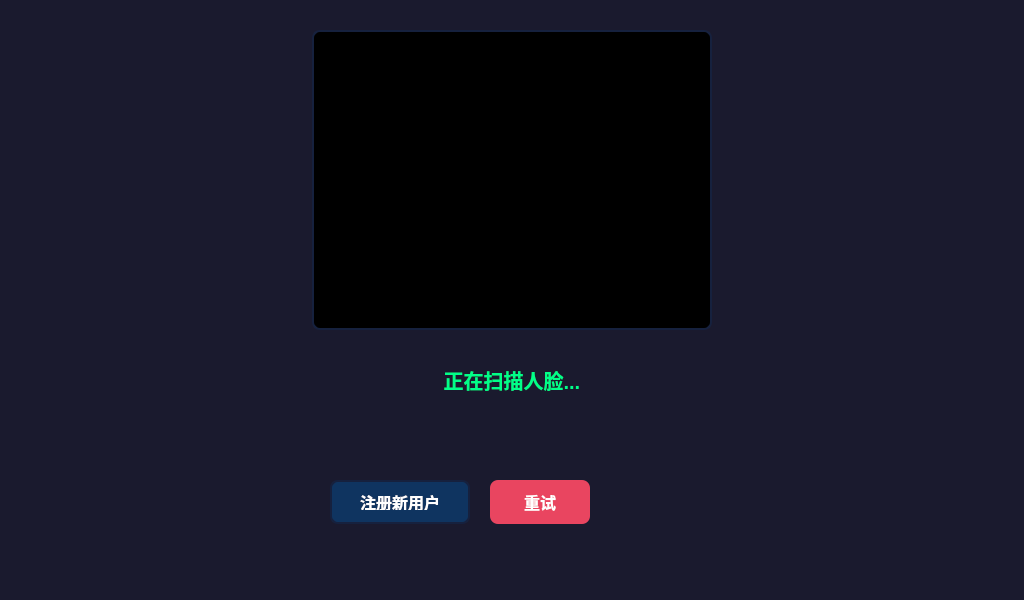
<?xml version="1.0" encoding="UTF-8"?>
<ui version="4.0">
 <class>LoginDlg</class>
 <widget class="QDialog" name="LoginDlg">
  <property name="geometry">
   <rect>
    <x>0</x>
    <y>0</y>
    <width>1024</width>
    <height>600</height>
   </rect>
  </property>
  <property name="windowTitle">
   <string>人脸识别登录</string>
  </property>
  <property name="styleSheet">
   <string notr="true">
QDialog#LoginDlg {
    background-color: #1a1a2e;
}
QFrame#cameraFrame {
    background-color: #000000;
    border: 2px solid #16213e;
    border-radius: 8px;
}
QLabel {
    color: #ffffff;
    font-size: 16px;
    background: transparent;
}
QPushButton {
    color: #ffffff;
    font-size: 16px;
    font-weight: bold;
    border: none;
    border-radius: 8px;
    padding: 12px 24px;
}
QPushButton#registerBt {
    background: #0f3460;
    border: 2px solid #16213e;
}
QPushButton#registerBt:hover {
    background: #16213e;
}
QPushButton#retryBt {
    background: #e94560;
}
QPushButton#retryBt:hover {
    background: #ff6b6b;
}
   </string>
  </property>
  <widget class="QFrame" name="cameraFrame" native="true">
   <property name="geometry">
    <rect>
     <x>312</x>
     <y>30</y>
     <width>400</width>
     <height>300</height>
    </rect>
   </property>
   <widget class="QLabel" name="cameraLabel">
    <property name="geometry">
     <rect>
      <x>0</x>
      <y>0</y>
      <width>400</width>
      <height>300</height>
     </rect>
    </property>
    <property name="text">
     <string/>
    </property>
    <property name="scaledContents">
     <bool>true</bool>
    </property>
    <property name="alignment">
     <set>Qt::AlignCenter</set>
    </property>
   </widget>
  </widget>
  <widget class="QLabel" name="statusLabel">
   <property name="geometry">
    <rect>
     <x>312</x>
     <y>360</y>
     <width>400</width>
     <height>40</height>
    </rect>
   </property>
   <property name="text">
    <string>正在扫描人脸...</string>
   </property>
   <property name="alignment">
    <set>Qt::AlignCenter</set>
   </property>
   <property name="styleSheet">
    <string notr="true">font-size: 20px; font-weight: bold; color: #00ff88;</string>
   </property>
  </widget>
  <widget class="QLabel" name="nameLabel">
   <property name="geometry">
    <rect>
     <x>312</x>
     <y>410</y>
     <width>400</width>
     <height>40</height>
    </rect>
   </property>
   <property name="text">
    <string/>
   </property>
   <property name="alignment">
    <set>Qt::AlignCenter</set>
   </property>
   <property name="styleSheet">
    <string notr="true">font-size: 18px; color: #ffffff;</string>
   </property>
  </widget>
  <widget class="QPushButton" name="registerBt">
   <property name="geometry">
    <rect>
     <x>330</x>
     <y>480</y>
     <width>140</width>
     <height>44</height>
    </rect>
   </property>
   <property name="text">
    <string>注册新用户</string>
   </property>
  </widget>
  <widget class="QPushButton" name="retryBt">
   <property name="geometry">
    <rect>
     <x>490</x>
     <y>480</y>
     <width>100</width>
     <height>44</height>
    </rect>
   </property>
   <property name="text">
    <string>重试</string>
   </property>
  </widget>
 </widget>
 <resources/>
 <connections/>
</ui>
